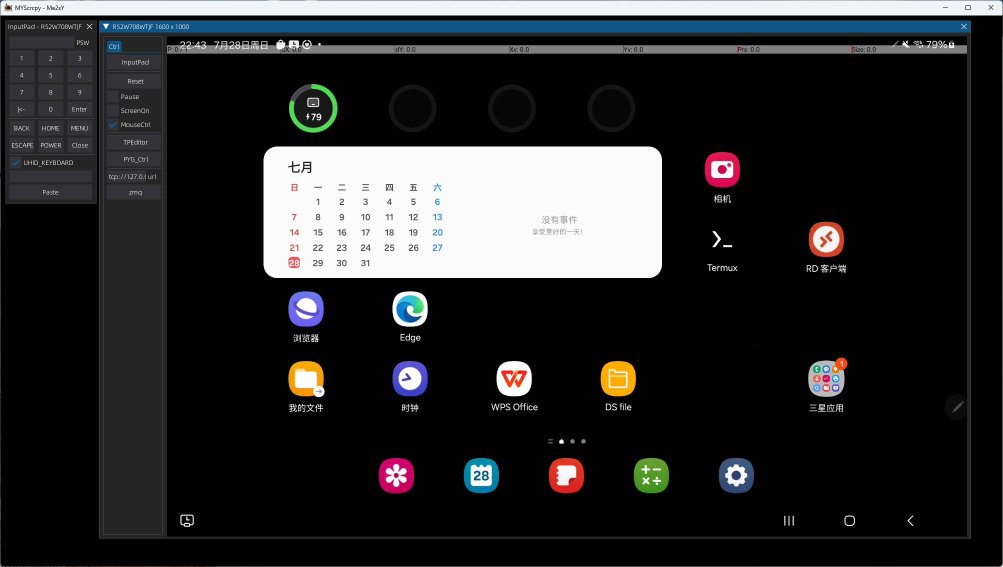
#> input picture files/images/dpg_gui.jpg, 2006 x 1134 px (shown at 1/2 size)
$ python -i transform.py   (imports and definitions only)
#> lines starting #> are read from the running program, lines starting #| are printed output that depends on the picture; after the words box and inside, x2 and y2 are one past the last pixel; in counts of white or black regions, pixels touching at a corner belong together
# -*- coding: utf-8 -*-
"""
    transform use Opencv
    ~~~~~~~~~~~~~~~~~~

    Log:
        2024-09-26 0.1.0 Me2sY
"""

__author__ = 'Me2sY'
__version__ = '0.1.0'

__all__ = [
    'gray', 'cartoon', 'edges'
]

import cv2
import numpy as np


def gray(frame: np.ndarray) -> np.ndarray:
    """
        Get a gray frame
    :param frame:
    :return:
    """
    return cv2.cvtColor(cv2.cvtColor(frame, cv2.COLOR_RGB2GRAY), cv2.COLOR_GRAY2RGB)


def cartoon(frame: np.ndarray) -> np.ndarray:
    """
        Get a cartoon frame using OpenCV.
        Thanks To aiortc
        https://github.com/aiortc/aiortc/blob/main/examples/server/server.py
    :param frame:
    :return:
    """

    color = cv2.pyrDown(cv2.pyrDown(frame))
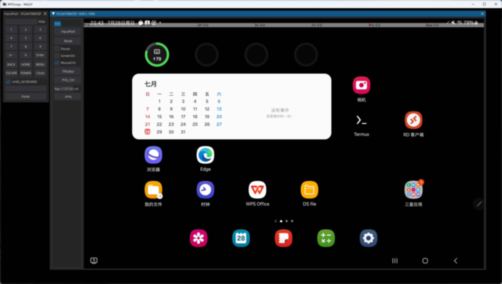
#> color: shape (284, 502, 3); mean R, G, B 42.3, 42.9, 43.9
    for _ in range(6):
        color = cv2.bilateralFilter(color, 9, 9, 7)
    color = cv2.pyrUp(cv2.pyrUp(color))
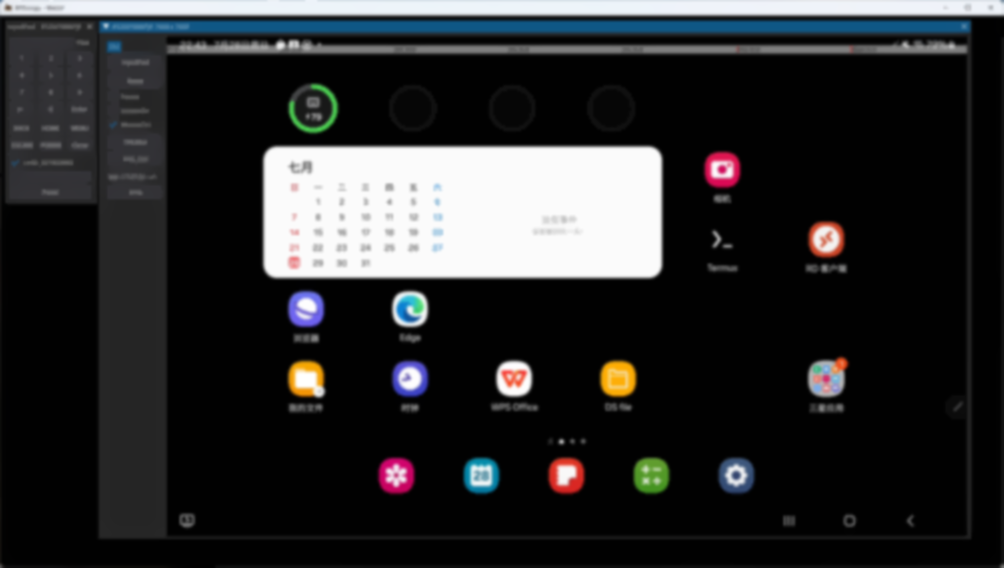
#> color: shape (1136, 2008, 3) (shown at 1/2 size); mean R, G, B 41.9, 42.6, 43.6

    edges = cv2.cvtColor(color, cv2.COLOR_RGB2GRAY)
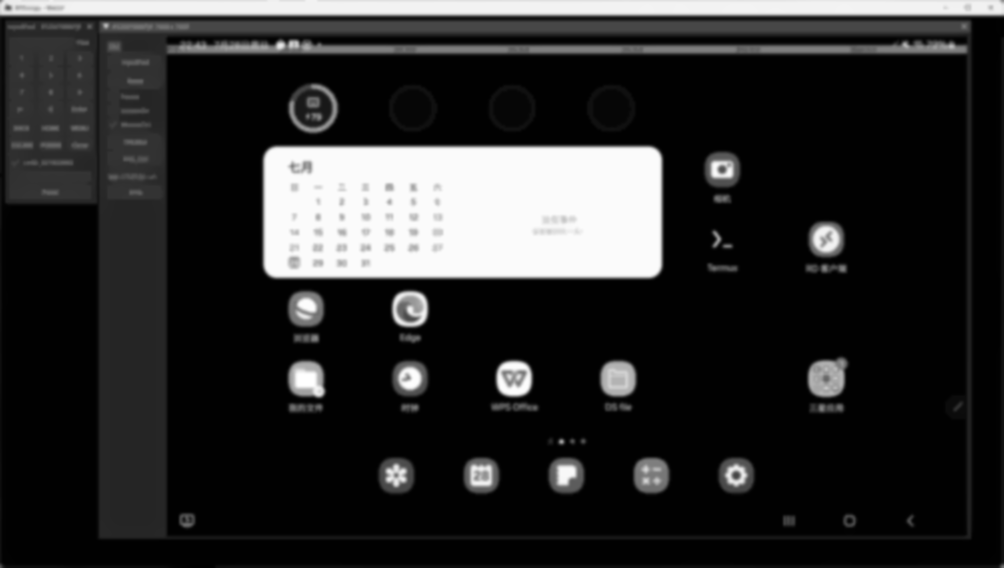
#> edges: shape (1136, 2008) (shown at 1/2 size); min 1, max 255, mean 42.5
    edges = cv2.adaptiveThreshold(
        cv2.medianBlur(edges, 7),
        255,
        cv2.ADAPTIVE_THRESH_MEAN_C,
        cv2.THRESH_BINARY,
        9,
        2
    )
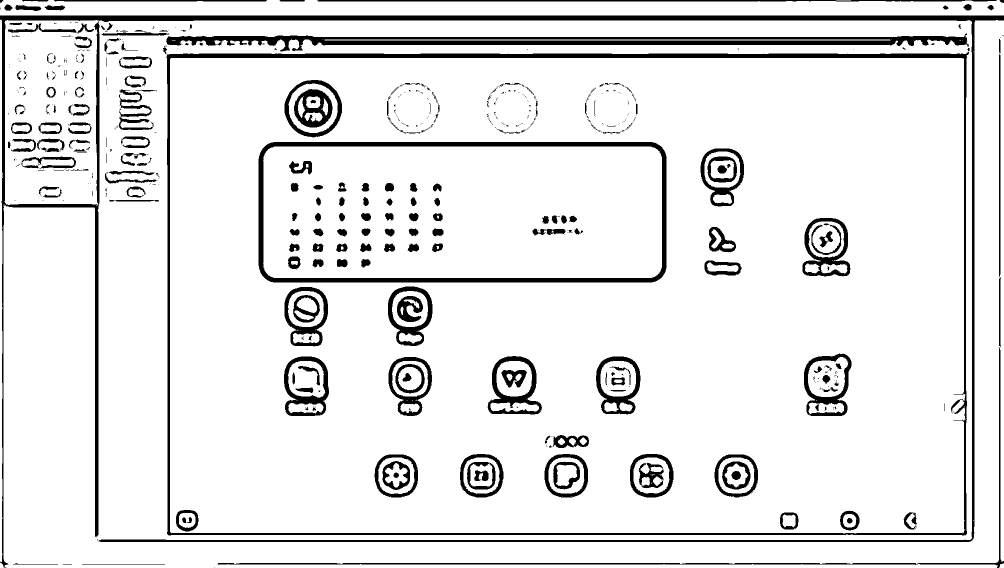
#> edges: shape (1136, 2008) (shown at 1/2 size); 90.2% white; 629 black regions (394 under 20 px), largest, box (x1, y1, x2, y2) and area: (0, 31, 2008, 1136) 44883, (333, 103, 1938, 1071) 29287, (332, 67, 1938, 103) 22197
    edges = cv2.cvtColor(edges, cv2.COLOR_GRAY2RGB)

    img = cv2.bitwise_and(color, edges)
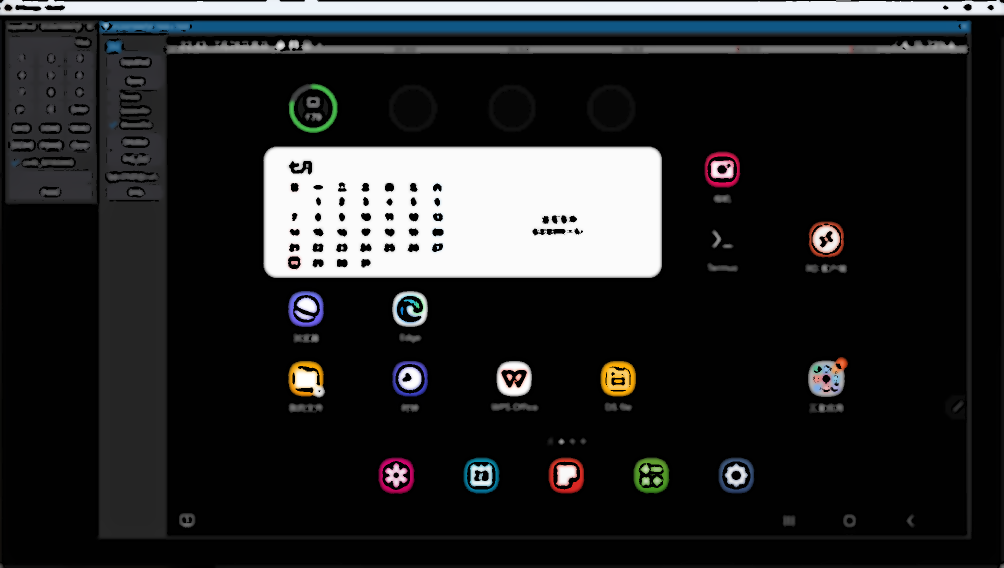
#> img: shape (1136, 2008, 3) (shown at 1/2 size); mean R, G, B 37.6, 38.5, 39.4

    return img


def edges(frame: np.ndarray) -> np.ndarray:
    """
        绘制边缘
    :param frame:
    :return:
    """
    return cv2.cvtColor(cv2.Canny(frame, 100, 200), cv2.COLOR_GRAY2RGB)

>>> import cv2
>>> picture = cv2.cvtColor(cv2.imread('../../../../files/images/dpg_gui.jpg'), cv2.COLOR_BGR2RGB)
>>> result = cartoon(picture)

$ run again, on files/images/edit_touch_proxy.jpg
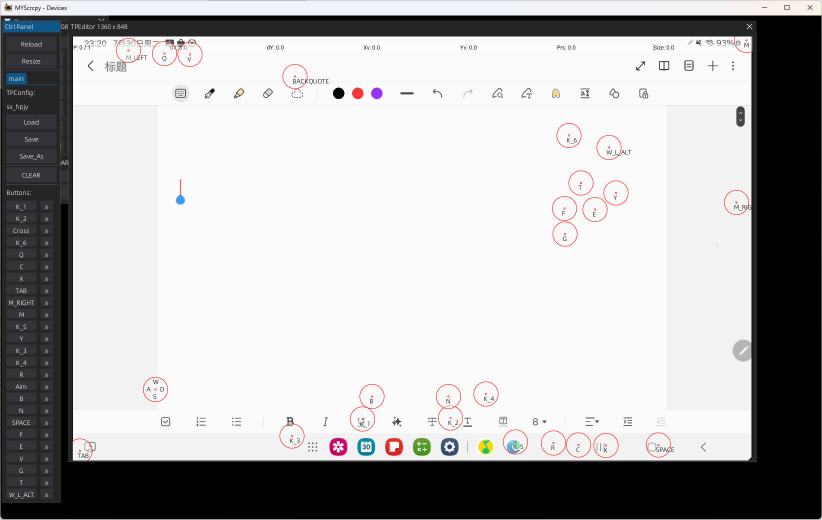
#> input picture files/images/edit_touch_proxy.jpg, 1644 x 1039 px (shown at 1/2 size)
#> in cartoon, `edges = cv2.adaptiveThreshold( cv2.medianBlur(edges, 7), 255, cv2.ADAP..`:
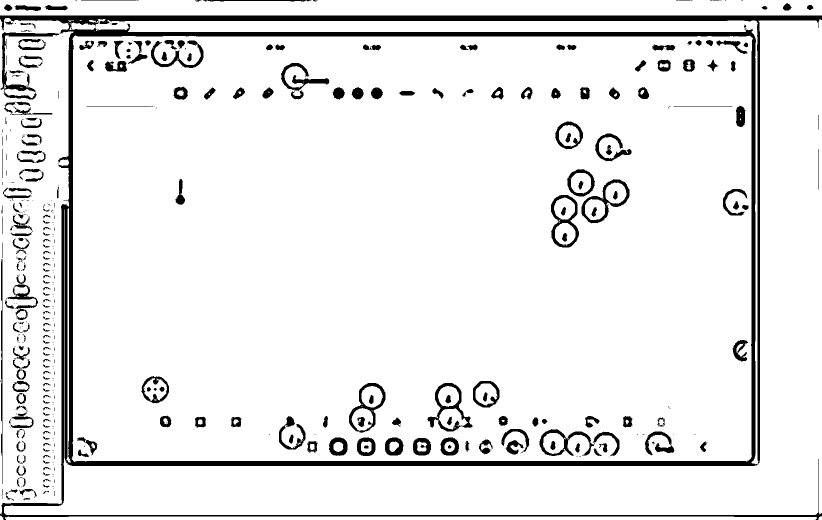
#> edges: shape (1040, 1644) (shown at 1/2 size); 91.9% white; 501 black regions (249 under 20 px), largest, box (x1, y1, x2, y2) and area: (0, 31, 1644, 1040) 75631, (1, 64, 119, 199) 2309, (1079, 858, 1239, 913) 2092
#> in cartoon, `img = cv2.bitwise_and(color, edges)`:
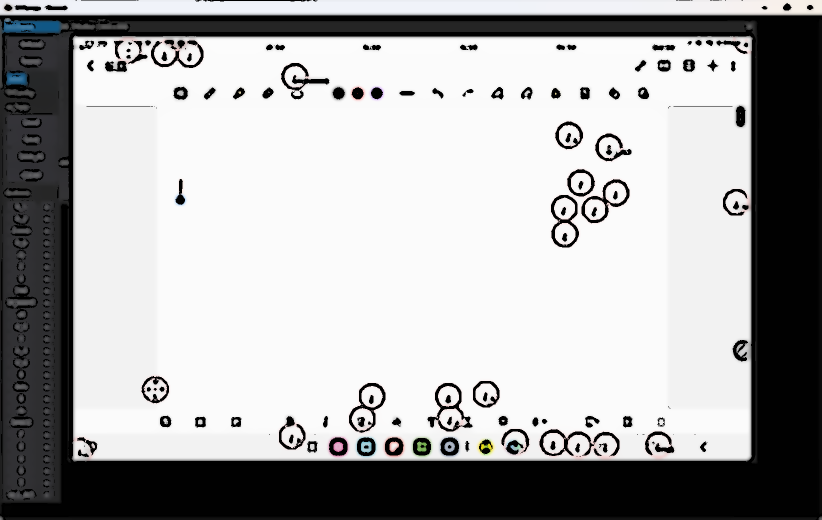
#> img: shape (1040, 1644, 3) (shown at 1/2 size); mean R, G, B 170.5, 170.4, 170.7
